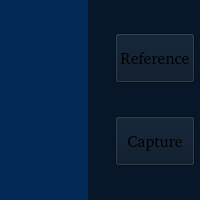
            <widget class="QFrame" name="loop_frame">
             <property name="maximumSize">
              <size>
               <width>16777215</width>
               <height>150</height>
              </size>
             </property>
             <property name="styleSheet">
              <string notr="true">background-color: rgb(7, 22, 40);</string>
             </property>
             <layout class="QHBoxLayout" name="horizontalLayout_14" stretch="0,4,4,1">
              <property name="spacing">
               <number>0</number>
              </property>
              <property name="sizeConstraint">
               <enum>QLayout::SetMaximumSize</enum>
              </property>
              <property name="leftMargin">
               <number>0</number>
              </property>
              <property name="topMargin">
               <number>0</number>
              </property>
              <property name="rightMargin">
               <number>0</number>
              </property>
              <property name="bottomMargin">
               <number>0</number>
              </property>
              <item>
               <widget class="QWidget" name="option_loop" native="true">
                <property name="styleSheet">
                 <string notr="true">background-color: rgb(3, 41, 86);</string>
                </property>
                <layout class="QVBoxLayout" name="verticalLayout">
                 <item>
                  <widget class="mc_btn_Clickable" name="loop_minus_2">
                   <property name="minimumSize">
                    <size>
                     <width>70</width>
                     <height>0</height>
                    </size>
                   </property>
                   <property name="text">
                    <string/>
                   </property>
                   <property name="pixmap">
                    <pixmap resource="resource.qrc">:/icons/minus_icon.png</pixmap>
                   </property>
                   <property name="alignment">
                    <set>Qt::AlignCenter</set>
                   </property>
                  </widget>
                 </item>
                </layout>
               </widget>
              </item>
              <item>
               <widget class="mc_loop" name="loop2" native="true">
                <property name="minimumSize">
                 <size>
                  <width>0</width>
                  <height>200</height>
                 </size>
                </property>
                <property name="maximumSize">
                 <size>
                  <width>16777215</width>
                  <height>250</height>
                 </size>
                </property>
                <property name="font">
                 <font>
                  <family>Arial</family>
                  <pointsize>9</pointsize>
                 </font>
                </property>
               </widget>
              </item>
              <item>
               <widget class="mc_loop" name="loop1" native="true">
                <property name="minimumSize">
                 <size>
                  <width>0</width>
                  <height>200</height>
                 </size>
                </property>
                <property name="maximumSize">
                 <size>
                  <width>16777215</width>
                  <height>250</height>
                 </size>
                </property>
                <property name="font">
                 <font>
                  <family>Arial</family>
                  <pointsize>9</pointsize>
                 </font>
                </property>
               </widget>
              </item>
              <item>
               <layout class="QVBoxLayout" name="btn_layout">
                <property name="rightMargin">
                 <number>5</number>
                </property>
                <item>
                 <widget class="QPushButton" name="ref_btn">
                  <property name="minimumSize">
                   <size>
                    <width>0</width>
                    <height>50</height>
                   </size>
                  </property>
                  <property name="font">
                   <font>
                    <family>Arial [Mono]</family>
                    <pointsize>12</pointsize>
                   </font>
                  </property>
                  <property name="styleSheet">
                   <string notr="true">QPushButton {
font-style:&quot;Arial&quot;;
color:rgb(255, 255, 255);
background-color: rgb(8, 98, 202);
 border-style: solid;
 border-width:1px;
 border-radius:20px;
 border-color:  rgb(11, 42, 78);
border:2px groove gray;
padding:10px 8px;
 border: none;}
QPushButton:checked{
 background-color: rgb(11, 42, 78);
 };</string>
                  </property>
                  <property name="text">
                   <string>Reference</string>
                  </property>
                  <property name="checkable">
                   <bool>true</bool>
                  </property>
                 </widget>
                </item>
                <item>
                 <widget class="QPushButton" name="cap_btn">
                  <property name="minimumSize">
                   <size>
                    <width>0</width>
                    <height>50</height>
                   </size>
                  </property>
                  <property name="font">
                   <font>
                    <family>Arial [Mono]</family>
                    <pointsize>12</pointsize>
                   </font>
                  </property>
                  <property name="styleSheet">
                   <string notr="true">QPushButton {
font-style:&quot;Arial&quot;;
color:rgb(255, 255, 255);
background-color: rgb(8, 98, 202);
 border-style: solid;
 border-width:1px;
 border-radius:20px;
 border-color:  rgb(11, 42, 78);
border:2px groove gray;
padding:10px 8px;
 border: none;}
QPushButton:checked{
 background-color: rgb(11, 42, 78);
 };
</string>
                  </property>
                  <property name="text">
                   <string>Capture</string>
                  </property>
                  <property name="checkable">
                   <bool>true</bool>
                  </property>
                 </widget>
                </item>
               </layout>
              </item>
             </layout>
            </widget>
